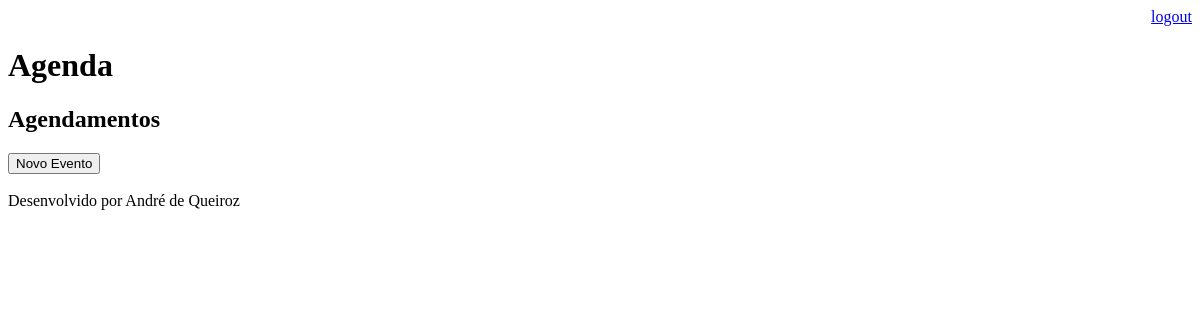
The page /agenda/ (signed in) on the database as committed earlier.
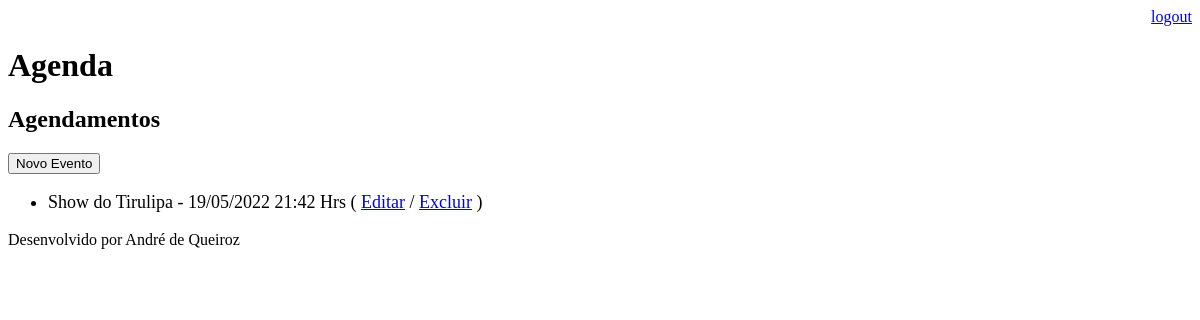
The same page on the database as committed later.
### core/models.py (models this page shows, shortened)
class Evento(models.Model):
    titulo = models.CharField(max_length=100)
    descricao = models.TextField(blank=True, null=True)
    data_evento = models.DateTimeField(verbose_name="Data do Evento")
    data_criacao = models.DateTimeField(auto_now=True)
    usuario = models.ForeignKey(User, on_delete=models.CASCADE)
    class Meta:
        db_table = 'evento'
    def get_data_evento(self):
        return self.data_evento.strftime('%d/%m/%Y %H:%M Hrs')

### core/views.py (the view)
# urls.py: path('agenda/', views.lista_eventos),
@login_required(login_url='/login/')
def lista_eventos(request):
    usuario = request.user
    data_atual = datetime.now()
    evento = Evento.objects.filter(usuario=usuario,
                                   data_evento__gt=data_atual)
    dados = {'eventos': evento}
    return render(request, 'agenda.html', dados)

### templates/agenda.html
{% extends "model-page.html" %}
{% block content %}
    <h2>Agendamentos</h2>
    <a href="evento/">
        <button type="button">Novo Evento</button>
    </a>
    <ul style = "font-size: 18px">
        {% for evento in eventos %}
            <li>
                {{ evento.titulo }} - {{ evento.get_data_evento }}
                ( <a href="evento/?id={{evento.id}}">Editar</a>
                / <a href="evento/delete/{{evento.id}}/">Excluir</a> )
            </li>
        {% endfor %}
    </ul>
{% endblock %}

### templates/model-page.html
<!DOCTYPE html>
<html lang="en">
<head>
    {% include "model-header.html" %}
</head>
<body>
    {% block content %} {% endblock %}
    {% include "model-footer.html" %}
</body>
</html>

### templates/model-header.html (shortened to what this page needs)
<div align="right">
    <a href="/logout">logout</a>
</div>
<h1>Agenda</h1>

### templates/model-footer.html
<p>Desenvolvido por André de Queiroz</p>

Rows that differ between the two databases and show on the page:
added Evento: titulo "Show do Tirulipa", get_data_evento "19/05/2022 21:42 Hrs"
